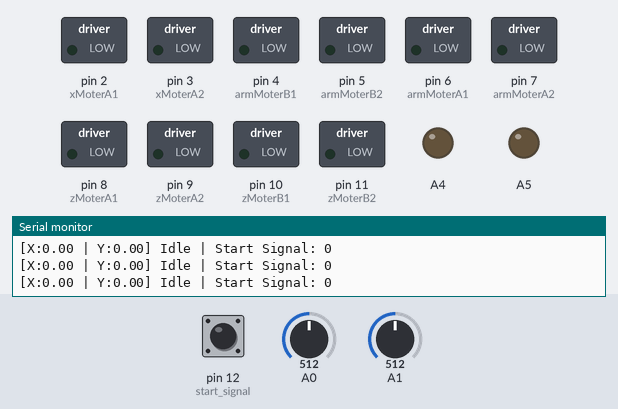
This sketch was run on a simulated Arduino Uno, built with avr-gcc and run on an emulated ATmega328P. Shown: switched loads named in the sketch (green lamp = pin HIGH), output pins drawn as LEDs (lit = HIGH), the last lines printed to the serial monitor. The inputs (shaded band) are chosen by the test bench; at power-on: pin 12 (start_signal) LOW, A0 = 512, A1 = 512.

Above: at 1.2 s.
1.3 s: pin 12 (start_signal) pulled HIGH for 3.2 s
At 3.1 s:
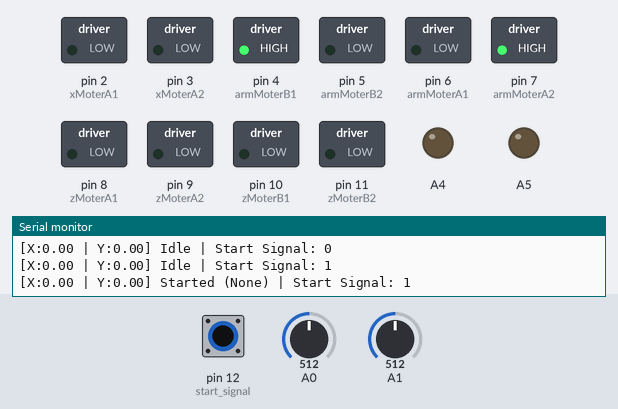
6.0 s: A0 set to 273
9.0 s: A0 set to 251
At 9.8 s:
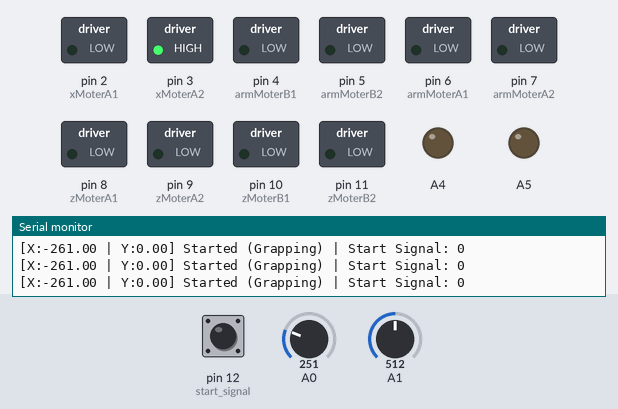
10.5 s: A1 set to 277
12.0 s: A1 set to 251
At 12.9 s:
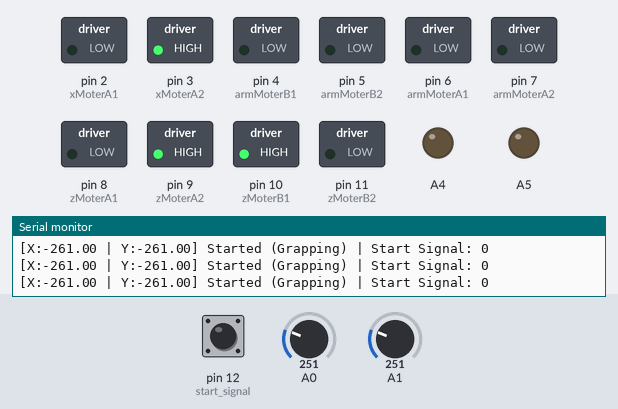
13.6 s: A0 set to 511
At 14.5 s:
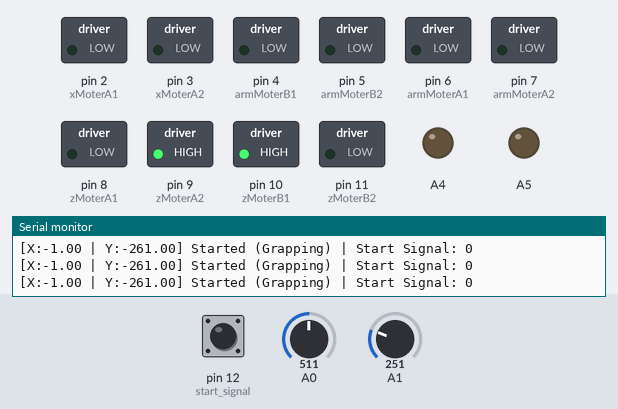
Timing chart, 0 to 16.2 s (numbered marks = the images above; inputs shaded):
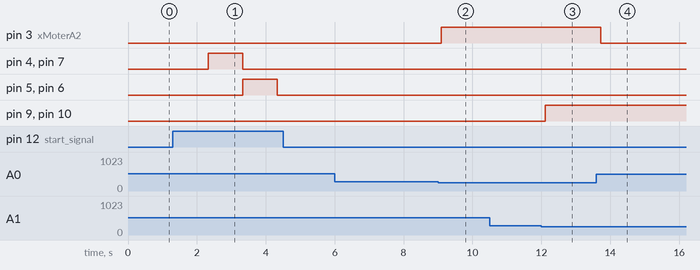

Measured:
- the behaviour switches between 262 and 261 on A0 (found by bisection; images 1 and 2)
- the behaviour switches between 262 and 261 on A1 (found by bisection; images 2 and 3)
- after the input at 1.3 s, pin 4 (armMoterB1), pin 7 (armMoterA2): LOW → HIGH after 1.0 s, → LOW 1.0 s later; pin 5 (armMoterB2), pin 6 (armMoterA1): LOW → HIGH after 2.0 s, → LOW 1.0 s later
- after the input at 9.0 s, pin 3 (xMoterA2): LOW → HIGH after 0.09 s
- after the input at 12.0 s, pin 9 (zMoterA2), pin 10 (zMoterB1): LOW → HIGH after 0.12 s
- after the input at 13.6 s, pin 3 (xMoterA2): HIGH → LOW after 0.13 s

The sketch:

try.ino
```cpp
#include <Stepper.h>

const int stepsPerRevolution = 2048;
Stepper myStepper(stepsPerRevolution, 8, 10, 9, 11);

// DC Motor
int xMoterA1 = 2;
int xMoterA2 = 3;

int armMoterA1 = 6;
int armMoterA2 = 7;
int armMoterB1 = 4;
int armMoterB2 = 5;

int zMoterA1 = 8;
int zMoterA2 = 9;
int zMoterB1 = 10;
int zMoterB2 = 11;

// Status
int start_signal = 12;
bool isStarted = false;
int grapper_status = 0; // 0: None, 1: Grapping, 2: Moving-down, 3: Moving-up

void setup() {
  Serial.begin(9600);

  // DC Motor
  pinMode(xMoterA1, OUTPUT);
  pinMode(xMoterA2, OUTPUT);

  pinMode(zMoterA1, OUTPUT);
  pinMode(zMoterA2, OUTPUT);
  pinMode(zMoterB1, OUTPUT);
  pinMode(zMoterB2, OUTPUT);

  pinMode(armMoterA1, OUTPUT);
  pinMode(armMoterA2, OUTPUT);
  pinMode(armMoterB1, OUTPUT);
  pinMode(armMoterB2, OUTPUT);

  // Status
  pinMode(start_signal, INPUT);

  // Stepper Motor
  myStepper.setSpeed(15);
}

void loop() {
  float offset_x = analogRead(A0) - 512;
  float offset_y = analogRead(A1) - 512;

  // === Print System Status ===
  Serial.print("[X:");
  Serial.print(offset_x);
  Serial.print(" | Y:");
  Serial.print(offset_y);
  Serial.print("] ");

  if (isStarted) {
    Serial.print("Started ");
    switch (grapper_status) {
      case 0: Serial.print("(None)"); break;
      case 1: Serial.print("(Grapping)"); break;
      case 2: Serial.print("(Moving-down)"); break;
      case 3: Serial.print("(Moving-up)"); break;
    }
  } else {
    Serial.print("Idle");
  }

  Serial.print(" | Start Signal: ");
  Serial.println(digitalRead(start_signal));

  // === Control Logic ===
  if (isStarted) {
    // X-axis movement
    if (offset_x > 250) {
      digitalWrite(xMoterA1, HIGH);
      digitalWrite(xMoterA2, LOW);
    }
    else if (offset_x < -250) {
      digitalWrite(xMoterA1, LOW);
      digitalWrite(xMoterA2, HIGH);
    }
    else {
      digitalWrite(xMoterA1, LOW);
      digitalWrite(xMoterA2, LOW);
    }

    // X-axis movement
    if (offset_y > 250) {
      digitalWrite(zMoterA1, HIGH);
      digitalWrite(zMoterA2, LOW);
      digitalWrite(zMoterB1, LOW);
      digitalWrite(zMoterB2, HIGH);
    }
    else if (offset_y < -250) {
      digitalWrite(zMoterA1, LOW);
      digitalWrite(zMoterA2, HIGH);
      digitalWrite(zMoterB1, HIGH);
      digitalWrite(zMoterB2, LOW);
    }
    else {
      digitalWrite(zMoterA1, LOW);
      digitalWrite(zMoterA2, LOW);
      digitalWrite(zMoterB1, LOW);
      digitalWrite(zMoterB2, LOW);
    }

    // Grapper control
    if (digitalRead(start_signal) == HIGH) {
      if (grapper_status == 0) {
        // if none -> moving-down
        digitalWrite(armMoterA1, LOW);
        digitalWrite(armMoterA2, HIGH);
        digitalWrite(armMoterB1, HIGH);
        digitalWrite(armMoterB2, LOW);
        analogWrite(A4, 100);
        analogWrite(A5, 100);
        grapper_status = 2;

        delay(1000);
      }
      else if (grapper_status == 2) {
        // if moving-down -> grapping -> moving-up


        digitalWrite(armMoterA1, HIGH);
        digitalWrite(armMoterA2, LOW);
        digitalWrite(armMoterB1, LOW);
        digitalWrite(armMoterB2, HIGH);
        analogWrite(A4, 100);
        analogWrite(A5, 100);
        grapper_status = 3;

        delay(1000);
      }
      else if(grapper_status == 3) {
        // if moving-up -> grapping
        digitalWrite(armMoterA1, LOW);
        digitalWrite(armMoterA2, LOW);
        digitalWrite(armMoterB1, LOW);
        digitalWrite(armMoterB2, LOW);
        analogWrite(A4, 0);
        analogWrite(A5, 0);
        grapper_status = 1;

        delay(1000);
      }
      else if(grapper_status == 1) {
        isStarted = false;
      }
    }
  }
  else if (digitalRead(start_signal) == HIGH) {
    isStarted = true;
    delay(1000);
  }
}
```
